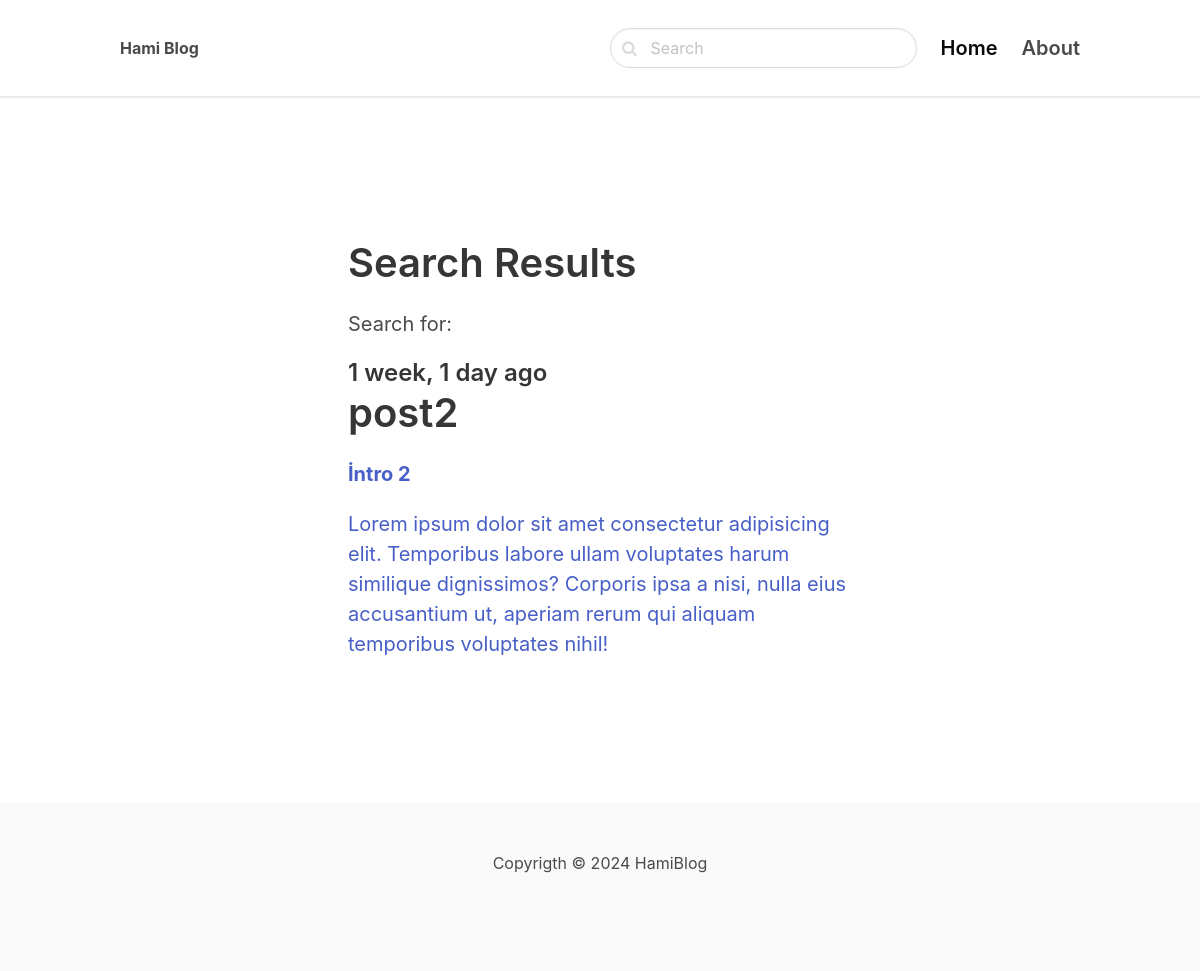
The app's page /search/ with its own data.
### blog/models.py (models this page shows, shortened)
class Post(models.Model):
    ACTIVE = "active"
    DRAFT = "draft"
    CHOICES_STATUS = (
        (ACTIVE, "Active"),
        (DRAFT, "Draft"),
    )
    category = models.ForeignKey(
        Category, on_delete=models.CASCADE, related_name="posts"
    )
    title = models.CharField(max_length=255)
    slug = models.SlugField()
    intro = models.TextField()
    body = models.TextField()
    created_at = models.DateTimeField(auto_now_add=True)
    status = models.CharField(max_length=10, choices=CHOICES_STATUS, default=DRAFT)
    image = models.ImageField(upload_to="uploads/", null=True, blank=True)
    class Meta:
        ordering = ("-created_at",)

### blog/views.py (the view)
# urls.py: path('search/',views.search, name='search'),
def search(request):
    query = request.GET.get("query", "")
    posts = Post.objects.filter(status=Post.ACTIVE).filter(
        Q(title__icontains=query) | Q(intro__icontains=query) | Q(body__icontains=query)
    )
    return render(request, "blog/search.html", {"posts": posts, "query": query})

### blog/templates/blog/search.html (shortened to what this page needs)
{% extends 'core/core.html' %}
{% block content %}
<section class="hero ">
    <div class="hero-body">
        <div class="container">
            <section class="section">
                <div class="columns">
                    <div class="column is-8 is-offset-2">
                        <div class="content is-medium">
                            <h1 class="title">Search Results</h1>
                            <p>Search for: {{ query }}</p>
                        {% for post in posts %}
                        <div class="content is-medium">
                            <a href="{% url 'post_detail' post.category.slug post.slug %}">
                                <h2 class="subtitle is-4">{{ post.created_at | timesince }} ago</h2>
                                <h1 class="title">{{ post.title }}</h1>
                                <p><strong>{{ post.intro }} </strong></p>
                                <p>{{ post.body }}</p>
                            </a>
                        </div>
                        {% empty %}
                            <div class="content">
                                <p>No results for the given query.. </p>
                            </div>
                        {% endfor %}
                    </div>
                </div>
            </section>
        </div>
    </div>
</section>
{% endblock %}

### records on screen
Post: created_at "1 week, 1 day", title "post2", intro "İntro 2", body "Lorem ipsum dolor sit amet consectetur adipisicing elit. Temporibus labore ullam voluptates harum similique dignissimos? Corporis ipsa a nisi, nulla eius accusantium ut, aperiam rerum qui aliquam temporibus voluptates nihil!"
